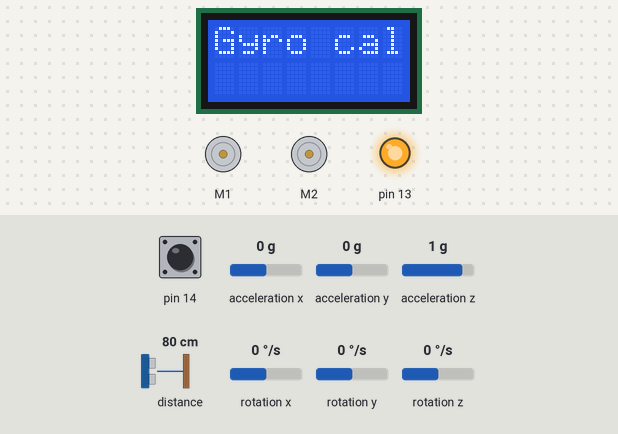
Simulated run of this sketch. Board: Arduino Leonardo, built with avr-gcc and run on an emulated ATmega32U4. Parts: 8×2 character LCD, 2 × DC motor (green arrow = forward, orange = backward, longer = faster), output pins drawn as LEDs (lit = HIGH). Inputs (shaded band) come from the test bench; at power-on: pin 14 HIGH, rotation z 0 °/s, acceleration x 0 g, acceleration y 0 g, acceleration z 1 g, distance to the obstacle 80 cm, rotation x 0 °/s, rotation y 0 °/s. What the sketch prints to the serial monitor is not drawn.

Above: at 1.3 s.
1.4 s: pin 14 pulled LOW for 3.2 s
At 2.9 s:
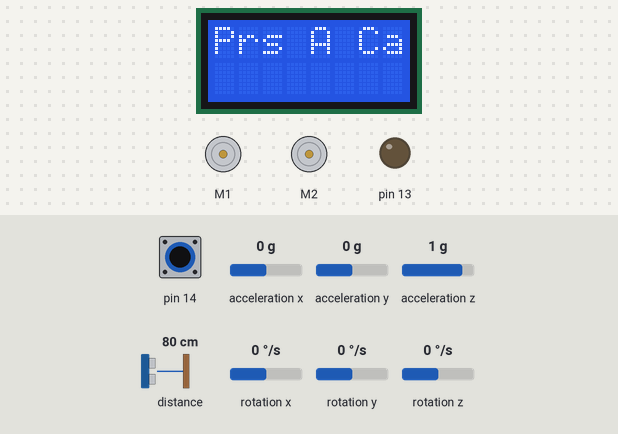
At 4.1 s:
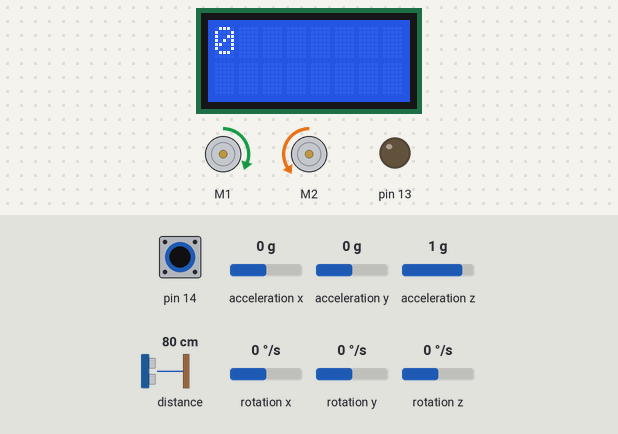
6.1 s: rotation z set to -2 °/s
At 6.6 s:
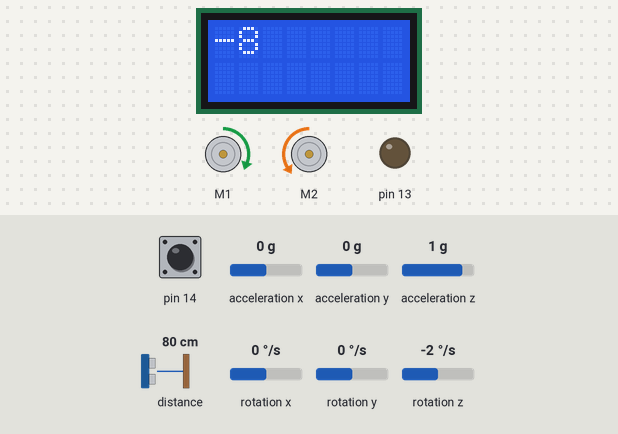
9.1 s: rotation z set to -4 °/s
Timing chart, 0 to 12.3 s (numbered marks = the images above; inputs shaded):
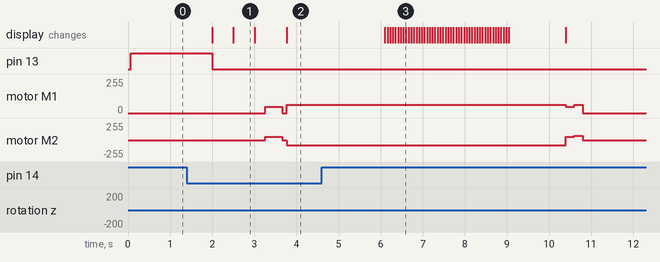

Measured:
- after the input at 1.4 s, motor M1: stopped → forward 47/255 after 1.9 s, → stopped 0.40 s later, → forward 63/255 0.10 s later; motor M2: stopped → forward 47/255 after 1.9 s, → stopped 0.40 s later, → backward 76/255 0.10 s later; the display: first differs from a run without the input after 1.1 s (image 1)
- after the input at 6.1 s, the display: first changes at once (image 3 shows a later state)
- what the display in image 1 shows lasts 0.5 s, from 2.5 s to 3.0 s

The sketch:

Someshit1.ino
```cpp
#include <Arduino.h>
#include <Wire.h>
#include <Zumo32U4.h>

Zumo32U4Motors motors;
Zumo32U4LineSensors lineSensors;
Zumo32U4LCD lcd;
Zumo32U4Encoders encoders;
Zumo32U4ProximitySensors proxSensors;
Zumo32U4ButtonA buttonA;
Zumo32U4IMU imu;

bool rotatCheck=false;
bool findLine = false;
bool findIR = false;
bool turned = false;
bool canDetected = false;
bool smallCanDetected = false;
bool largeCanDetected = false;


#define NUM_SENSORS 5 //Number of activated sensors
uint16_t sensorValues[NUM_SENSORS]; //Some array that contains the raw read values from the sensors between 0-2000
bool useEmitters = true;
struct LineSensorsWhite { //Datatype that stores the boolean values for the sensorStates
    bool left;
    bool leftCenter;
    bool Center;
    bool rightCenter;
    bool right;
};

int drivenDist;
int threshold; // White threshold, white return values lower than this
int threshold2; // white treshold for center 3 sensors
int turnAngleDegrees;
int flippedturnAngleDegrees;
uint32_t turnAngle = 0;
int turnAngle2=turnAngle;
int16_t turnRate;
int16_t gyroOffset;
uint16_t gyroLastUpdate = 0;

LineSensorsWhite sensorState = {false,false,false,false,false};
uint16_t brightnessLevels[8]={1,2,3,4,5,6,7,8};

void setup() {
  Serial.begin(9600);
  proxSensors.initThreeSensors(); //Sets up proximity sensors
  proxSensors.setBrightnessLevels(brightnessLevels,8);  //Extends measurement levels for proximity sensors to increase overall accuracy

  turnSensorSetup(); //Sets up turning sensors/ gyro
  delay(500);
  turnSensorReset();
  lcd.clear();

  lineSensors.initFiveSensors(); // Initializes five sensors
  calibrWht();
  Serial.println("Press A to start");
  buttonA.waitForPress();
  delay(250);
}

void loop() {

  turnSensorUpdate();
  turnAngleDegrees=((((int32_t)turnAngle >> 16) * 360) >> 16);

    //Drive Forward and detect line, follow line and stop on sensor
    findLineAndSensor();

    //standby and detect can types
    detectCan();

}

//FUNCTIONS

void detectCan(){
  while(!canDetected){
      proxSensors.read();
      int center_left_sensor = proxSensors.countsFrontWithLeftLeds();
      int center_right_sensor = proxSensors.countsFrontWithRightLeds();
     if(center_left_sensor > 5 && center_right_sensor > 5)
    {
     largeCan();
     canDetected = true;
     largeCanDetected = true;
      }
      else if (center_left_sensor < 3 && center_right_sensor < 3)
      {
        smallCan();
        canDetected = true;
        smallCanDetected = true;
        }
    }
  }

void smallCan(){
  motors.setSpeeds(100,100);
  delay(200);
  readSensors(sensorState);
  while(!sensorState.left && !sensorState.right){
    readSensors(sensorState);
    motors.setSpeeds(100,100);
    delay(50);
    }
    motors.setSpeeds(0,0);
  }

void moveForward(int speeds,int dist){                //Functions for moving directions, expecting three values. One for speed and one for time
            while(drivenDist<dist){              //while desired distance travelled is greater than the actually travelled distance
            float countsL = encoders.getCountsLeft();               //Retrieve motorcounts
            double movementIncm = (countsL / 900) * (PI * 4) - 1.5; //Convert motorcounts to CM
            motors.setSpeeds(speeds,speeds);                        //Set positive speeds to go forward
            drivenDist = movementIncm;
            }
            motors.setSpeeds(0,0);                                  //turn off motors
            encoders.getCountsAndResetLeft();                       //Reset encodercount for future use
            drivenDist = 0;
}

void turn90R()
{
  while(!rotatCheck){
  turnSensorUpdate();
  turnAngleDegrees=((((int32_t)turnAngle >> 16) * 360) >> 16);
  lcd.gotoXY(0, 0);
  lcd.print((((int32_t)turnAngle >> 16) * 360) >> 16);
  lcd.print(F("   "));
  flippedturnAngleDegrees= -turnAngleDegrees;
  if(flippedturnAngleDegrees>=90&&91>=flippedturnAngleDegrees)
  {
    motors.setSpeeds(0,0);
    rotatCheck=true;
  }
  else
  {
    motors.setSpeeds(100,-120);
  }
  }
  turnSensorReset();
  rotatCheck = false;
}

void turn90L()
{
  while(!rotatCheck){
  turnSensorUpdate();
  turnAngleDegrees=((((int32_t)turnAngle >> 16) * 360) >> 16);
  lcd.gotoXY(0, 0);
  lcd.print((((int32_t)turnAngle >> 16) * 360) >> 16);
  lcd.print(F("   "));

  if(turnAngleDegrees>=90&&91>=turnAngleDegrees)
  {
    motors.setSpeeds(0,0);
    rotatCheck=true;
  }
  else
  {
    motors.setSpeeds(-120,100);
  }
  }
  turnSensorReset();
  rotatCheck = false;
}

void largeCan ()
{

  //Back up off of sensor to stop conveyor
  motors.setSpeeds(-200,-200);
  delay(100);
  motors.setSpeeds(0,0);
  delay(200);

  //Turn 90 degrees right
  turn90R();
  //Move forward for x cm
  moveForward(100,20);
  //turn 90 degrees left
  turn90L();
  //move forward for x cm
  moveForward(100,15);
  //Turn 90 degrees left move
  turn90L();
  //forward until line is detected
  readSensors(sensorState);
  while(!sensorState.left && !sensorState.right){
    readSensors(sensorState);
    motors.setSpeeds(100,100);
    delay(50);
    }
    motors.setSpeeds(0,0);

}

void findLineAndSensor(){
  while(!findLine){
      motors.setSpeeds(75,75);
      readSensors(sensorState);

      if(sensorState.left && sensorState.right){
        delay(400);
        findLine = true;
        motors.setSpeeds(0,0);
        }
        delay(100);
      }

    while(findLine && !findIR){ //
      if(!turned){
      turn90R();
      turned = true;
       }

      motors.setSpeeds(75,75);
      readSensors(sensorState);

      if(sensorState.leftCenter && sensorState.rightCenter){
        delay(200);
        motors.setSpeeds(0,0);
        findIR = true;
        }
      }
    motors.setSpeeds(0,0);
    turned = false;
  }


void calibrWht() { //A funtion that is called in the setup to help calibrate sensors for the conditions at hand
    buttonA.waitForPress();
    lcd.print("Prs A Cal");
    delay(250);
    buttonA.waitForPress();
    readSensors(sensorState);
    threshold = ((sensorValues[0] + sensorValues[4]) / 2 + 20); //takes the mean value of far left and right sensors and adds some margin to create a threshold
    threshold2 = ((sensorValues[1] + sensorValues[2] + sensorValues[3])/3 + 20);
    delay(250);
    Serial.println(threshold); //prints threshold once at the beginning of the code
    Serial.println(threshold2);
    lcd.clear();
}

void readSensors(LineSensorsWhite& state) {  // Next line reads the sensor values and store them in the array lineSensorValues
    lineSensors.read(sensorValues, useEmitters ? QTR_EMITTERS_ON : QTR_EMITTERS_OFF); //Retrieves data from sensors
    state = {false,false,false,false,false}; // state of the sensors is ALWAYS set to negative in the structure, so that the if statements below only change the boolean to true when the conditions are met
    if (sensorValues[0] < threshold) {
        state.left = true;
    }
    if (sensorValues[1] < threshold2) {
        state.leftCenter = true;
    }
    if (sensorValues[2] < threshold2) {
        state.Center = true;
    }
    if (sensorValues[3] < threshold2) {
        state.rightCenter = true;
    }
    if (sensorValues[4] < threshold) {
        state.right = true;
    }
}
void turnSensorSetup()
{
  Wire.begin();
  imu.init();
  imu.enableDefault();
  imu.configureForTurnSensing();

  lcd.clear();
  lcd.print(F("Gyro cal"));

  // Turn on the yellow LED in case the LCD is not available.
  ledYellow(1);

  // Delay to give the user time to remove their finger.
  delay(500);

  // Calibrate the gyro.
  int32_t total = 0;
  for (uint16_t i = 0; i < 1024; i++)
  {
    // Wait for new data to be available, then read it.
    while(!imu.gyroDataReady()) {}
    imu.readGyro();

    // Add the Z axis reading to the total.
    total += imu.g.z;
  }
  ledYellow(0);
  gyroOffset = total / 1024;

  // Display the angle (in degrees from -180 to 180) until the
  // user presses A.
  lcd.clear();
}


void turnSensorReset()
{
  gyroLastUpdate = micros();
  turnAngle = 0;
}

void turnSensorUpdate()
{
  imu.readGyro();
  turnRate = imu.g.z - gyroOffset;
  uint16_t m = micros();
  uint16_t dt = m - gyroLastUpdate;
  gyroLastUpdate = m;
  int32_t d = (int32_t)turnRate * dt;
  turnAngle += (int64_t)d * 14680064 / 17578125;
}
```
